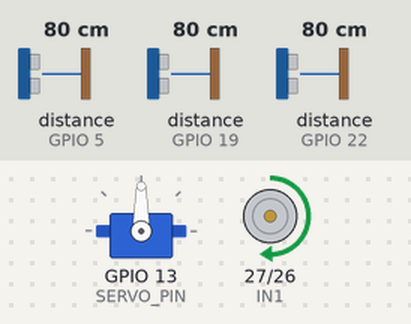
The sketch below on a simulated ESP32. On the bench: servo, motor-driver pin pairs drawn as motors (green arrow = first pin HIGH = forward, orange = second pin HIGH = backward, longer = more drive, scaled by the enable pin). Wiring (inferred from the names in the program): 3 × ultrasonic range finder: trigger GPIO 4, echo GPIO 5 / trigger GPIO 18, echo GPIO 19 / trigger GPIO 21, echo GPIO 22. The test bench sets the inputs (shaded band); at power-on: distance to the obstacle (sensors on GPIO 5, GPIO 19, GPIO 22) 80 cm. The echo pulse lasts 58.3 µs per cm.

Above: at 2.2 s.
2.3 s: distance to the obstacle (sensor on GPIO 5) set to 66 cm
4.0 s: distance to the obstacle (sensor on GPIO 5) set to 57 cm
At 5.2 s:
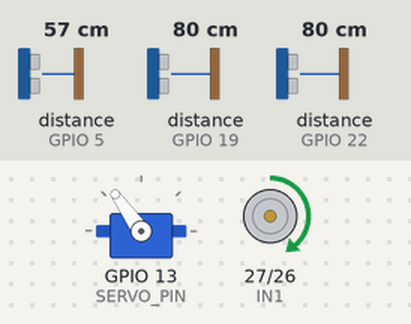
5.5 s: distance to the obstacle (sensor on GPIO 19) set to 2 cm
At 6.5 s:
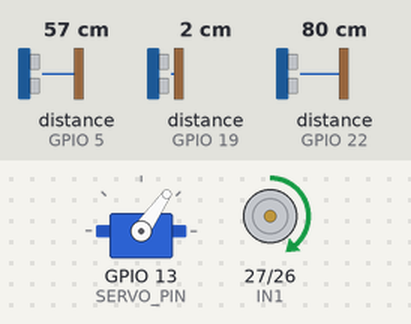
7.6 s: distance to the obstacle (sensor on GPIO 5) set to 120 cm
At 8.4 s:
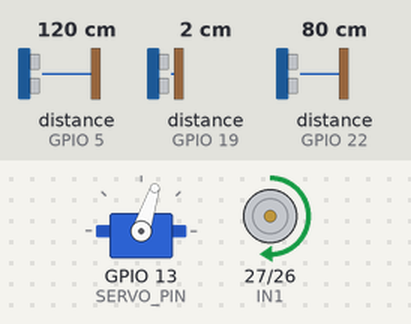
9.1 s: distance to the obstacle (sensor on GPIO 22) set to 75 cm
10.8 s: distance to the obstacle (sensor on GPIO 22) set to 68 cm
At 11.2 s:
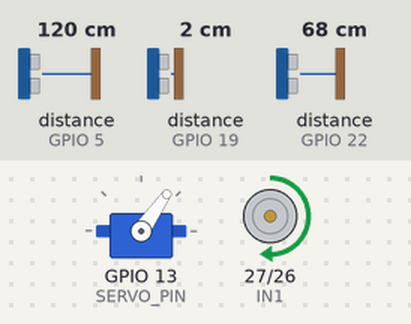
Timing chart, 0 to 13.4 s (numbered marks = the images above; inputs shaded):
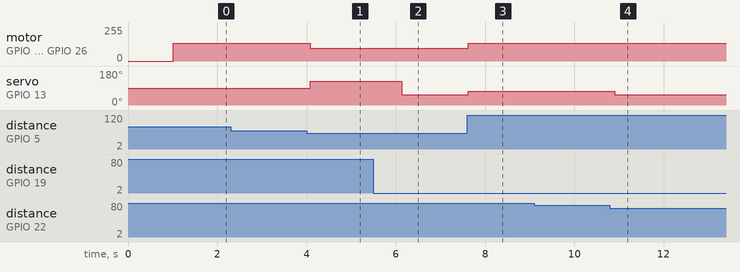

Measured:
- the behaviour switches between 61 and 60 cm on distance to the obstacle (sensor on GPIO 5) (found by bisection; images 0 and 1)
- the behaviour switches between 71 and 70 cm on distance to the obstacle (sensor on GPIO 22) (found by bisection; images 3 and 4)
- after the input at 2.3 s, every drawn part: stays the same
- after the input at 4.0 s, motor on GPIO 27 (IN1) / GPIO 26 (IN2): forward 135/255 → forward 95/255 after 0.09 s; servo on GPIO 13 (SERVO_PIN): 90° → 125° after 0.09 s
- after the input at 5.5 s, servo on GPIO 13 (SERVO_PIN): 125° → 55° after 0.64 s
- after the input at 7.6 s, motor on GPIO 27 (IN1) / GPIO 26 (IN2): forward 95/255 → forward 135/255 at once; servo on GPIO 13 (SERVO_PIN): 55° → 72° at once
- after the input at 9.1 s, every drawn part: stays the same
- after the input at 10.8 s, servo on GPIO 13 (SERVO_PIN): 72° → 55° after 0.10 s

The sketch:

esp32_car.ino
```cpp
#include <ESP32Servo.h>

// ======================================================
//                    PIN DEFINITIONS
// ======================================================

// Ultrasonic Sensors
#define TRIG_FRONT 4
#define ECHO_FRONT 5

#define TRIG_LEFT  18
#define ECHO_LEFT  19

#define TRIG_RIGHT 21
#define ECHO_RIGHT 22

// DC Motor Control (L298N / Driver)
#define IN1        27
#define IN2        26
#define MOTOR_PWM  14

// Servo Motor Control
#define SERVO_PIN  13


// ======================================================
//                    STEERING SETTINGS
// ======================================================

const int STEERING_CENTER    = 90;
const int STEERING_MAX_LEFT  = 55;
const int STEERING_MAX_RIGHT = 125;


// ======================================================
//              SPEED SETTINGS (SLIGHTLY FASTER)
// ======================================================

const int SPEED_NORMAL    = 135;
const int SPEED_CORNER    = 95;
const int SPEED_OBSTACLE  = 100;
const int SPEED_CLEARANCE = 135;


// ======================================================
//                    WALL FOLLOWING
// ======================================================

const float TARGET_DIST     = 20.0;
const float WALL_DEADBAND   = 2.0;
const int WALL_CORRECTION   = 18;


// ======================================================
//                    CORNER SETTINGS
// ======================================================

const float FRONT_CORNER_DIST = 60.0;
const float FRONT_CLEAR_DIST  = 75.0;

const unsigned long MIN_CORNER_TIME = 250;
const unsigned long MAX_CORNER_TIME = 1000;

unsigned long cornerStartTime = 0;
int cornerDirection = STEERING_CENTER;
bool inCorner = false;


// ======================================================
//                    VISION & OBSTACLE DATA
// ======================================================

char visionMode       = 'N';
char obstacleColor    = 'N';
float obstacleError   = 0.0;
float obstacleDistance = 0.0;
int visionSteerAngle  = 90;

float visionLeftArea  = 0.0;
float visionRightArea = 0.0;
int visionTurnCount   = 0;

// Parking marker data (received from vision over UART, header 'M').
// Stored only — no parking maneuver logic is implemented yet.
bool  parkingMarkersFound = false;
float parkingGapError     = 0.0;
float parkingGapWidth     = 0.0;

unsigned long lastObstacleTime = 0;
const unsigned long CLEARANCE_TIME = 500;

unsigned long lastVisionTime = 0;
const unsigned long VISION_TIMEOUT = 500;


// ======================================================
//                    SENSOR FILTERS
// ======================================================

float distFront = 400.0;
float distLeft  = 400.0;
float distRight = 400.0;

float filteredLeft  = 400.0;
float filteredRight = 400.0;

bool filterInitialized = false;
const float FILTER_ALPHA = 0.30;


// ======================================================
//                    SERVO OBJECT
// ======================================================

Servo steeringServo;


// ======================================================
//              ULTRASONIC SENSOR FUNCTION
// ======================================================

float getUltrasonicDistance(int trigPin, int echoPin)
{
    digitalWrite(trigPin, LOW);
    delayMicroseconds(2);

    digitalWrite(trigPin, HIGH);
    delayMicroseconds(10);

    digitalWrite(trigPin, LOW);

    long duration = pulseIn(echoPin, HIGH, 25000);

    if (duration == 0)
        return 400.0;

    return (duration * 0.0343) / 2.0;
}


// ======================================================
//                    READ ALL SENSORS
// ======================================================

void readAllSensors()
{
    float rawFront = getUltrasonicDistance(TRIG_FRONT, ECHO_FRONT);
    float rawLeft  = getUltrasonicDistance(TRIG_LEFT, ECHO_LEFT);
    float rawRight = getUltrasonicDistance(TRIG_RIGHT, ECHO_RIGHT);

    if (!filterInitialized)
    {
        distFront = rawFront;
        filteredLeft = rawLeft;
        filteredRight = rawRight;
        distLeft = rawLeft;
        distRight = rawRight;
        filterInitialized = true;
        return;
    }

    distFront     = 0.35 * rawFront + 0.65 * distFront;
    filteredLeft  = FILTER_ALPHA * rawLeft + (1.0 - FILTER_ALPHA) * filteredLeft;
    filteredRight = FILTER_ALPHA * rawRight + (1.0 - FILTER_ALPHA) * filteredRight;

    distLeft  = filteredLeft;
    distRight = filteredRight;
}


// ======================================================
//             READ & PARSE VISION DATA (SERIAL)
// ======================================================

void readVisionData()
{
    while (Serial.available() > 0)
    {
        String data = Serial.readStringUntil('\n');
        data.trim();

        if (data.length() == 0)
            continue;

        char header = data.charAt(0);
        visionMode = header;

        if (header == 'A')
        {
            sscanf(data.c_str(), "A,%f,%f,%f,%d,%d",
                   &visionLeftArea,
                   &visionRightArea,
                   &obstacleError,
                   &visionSteerAngle,
                   &visionTurnCount);

            obstacleColor = 'N';
            lastVisionTime = millis();
        }
        else if (header == 'R' || header == 'G' || header == 'B')
        {
            char col;
            sscanf(data.c_str(), "%c,%f,%f,%d",
                   &col,
                   &obstacleError,
                   &obstacleDistance,
                   &visionSteerAngle);

            obstacleColor = col;
            lastVisionTime = millis();
        }
        else if (header == 'C')
        {
            obstacleColor = 'C';
            sscanf(data.c_str(), "C,%f", &obstacleError);
            lastVisionTime = millis();
        }
        else if (header == 'M')
        {
            // Parking-gap data from the magenta markers.
            // Parsed and stored only — no maneuver is triggered here.
            int found = 0;
            sscanf(data.c_str(), "M,%d,%f,%f", &found, &parkingGapError, &parkingGapWidth);
            parkingMarkersFound = (found == 1);
            lastVisionTime = millis();
        }
        else if (header == 'N')
        {
            obstacleColor = 'N';
            obstacleDistance = 0.0;
            obstacleError = 0.0;
            visionSteerAngle = STEERING_CENTER;
            lastVisionTime = millis();
        }
    }

    if (millis() - lastVisionTime > VISION_TIMEOUT)
    {
        obstacleColor = 'N';
        visionMode = 'N';
    }
}


// ======================================================
//                    MOTOR CONTROL
// ======================================================

void setMotor(int speed, bool forward)
{
    speed = constrain(speed, 0, 255);

    if (forward)
    {
        digitalWrite(IN1, HIGH);
        digitalWrite(IN2, LOW);
    }
    else
    {
        digitalWrite(IN1, LOW);
        digitalWrite(IN2, HIGH);
    }

    analogWrite(MOTOR_PWM, speed);
}

void stopMotor()
{
    digitalWrite(IN1, LOW);
    digitalWrite(IN2, LOW);
    analogWrite(MOTOR_PWM, 0);
}


// ======================================================
//                    SERVO CONTROL
// ======================================================

void setSteering(int angle)
{
    int clampedAngle = constrain(angle, STEERING_MAX_LEFT, STEERING_MAX_RIGHT);
    int invertedAngle = 180 - clampedAngle;
    steeringServo.write(invertedAngle);
}

void centerSteering()
{
    setSteering(STEERING_CENTER);
}


// ======================================================
//                    CORNER LOGIC
// ======================================================

void startCorner()
{
    if (inCorner) return;

    inCorner = true;
    cornerStartTime = millis();

    if (distRight > distLeft)
        cornerDirection = STEERING_MAX_RIGHT;
    else
        cornerDirection = STEERING_MAX_LEFT;
}

bool handleCorner()
{
    if (!inCorner) return false;

    unsigned long elapsed = millis() - cornerStartTime;

    if (elapsed > MAX_CORNER_TIME)
    {
        inCorner = false;
        centerSteering();
        return false;
    }

    setSteering(cornerDirection);
    setMotor(SPEED_CORNER, true);

    if (elapsed < MIN_CORNER_TIME)
        return true;

    if (distFront > FRONT_CLEAR_DIST)
    {
        inCorner = false;
        centerSteering();
        return false;
    }

    return true;
}

void detectCorner()
{
    if (inCorner) return;

    if (distFront > 0 && distFront < FRONT_CORNER_DIST)
    {
        startCorner();
    }
}


// ======================================================
//                VISION OBSTACLE AVOIDANCE
// ======================================================

bool handleVisionObstacle()
{
    if (obstacleColor == 'N')
        return false;

    if (obstacleDistance <= 0 || obstacleDistance > 50)
        return false;

    if (obstacleColor == 'R')
    {
        lastObstacleTime = millis();
        setSteering(STEERING_MAX_RIGHT);
        setMotor(SPEED_OBSTACLE, true);
        return true;
    }

    if (obstacleColor == 'G')
    {
        lastObstacleTime = millis();
        setSteering(STEERING_MAX_LEFT);
        setMotor(SPEED_OBSTACLE, true);
        return true;
    }

    return false;
}


// ======================================================
//                  CLEARANCE STATE
// ======================================================

bool clearanceState()
{
    if (millis() - lastObstacleTime < CLEARANCE_TIME)
    {
        centerSteering();
        setMotor(SPEED_CLEARANCE, true);
        return true;
    }
    return false;
}


// ======================================================
//               WALL & AREA VISION FOLLOWING
// ======================================================

void wallFollowing()
{
    int steering = STEERING_CENTER;

    if (visionMode == 'A')
    {
        steering = visionSteerAngle;
    }
    else
    {
        if (distRight < 70.0 && distLeft >= 70.0)
        {
            float error = distRight - TARGET_DIST;
            if (abs(error) <= WALL_DEADBAND)
                steering = STEERING_CENTER;
            else if (error > 0)
                steering = STEERING_CENTER + WALL_CORRECTION;
            else
                steering = STEERING_CENTER - WALL_CORRECTION;
        }
        else if (distLeft < 70.0 && distRight >= 70.0)
        {
            float error = distLeft - TARGET_DIST;
            if (abs(error) <= WALL_DEADBAND)
                steering = STEERING_CENTER;
            else if (error > 0)
                steering = STEERING_CENTER - WALL_CORRECTION;
            else
                steering = STEERING_CENTER + WALL_CORRECTION;
        }
        else if (distLeft < 70.0 && distRight < 70.0)
        {
            float centerError = distLeft - distRight;
            if (abs(centerError) > 2.0)
                steering = STEERING_CENTER - (int)(centerError * 2.0);
            else
                steering = STEERING_CENTER;
        }
    }

    setSteering(steering);
    setMotor(SPEED_NORMAL, true);
}


// ======================================================
//                        SETUP
// ======================================================

void setup()
{
    Serial.begin(115200);
    // Prevents readStringUntil() in readVisionData() from blocking the main
    // loop for up to the default 1000ms if a line arrives without its '\n'
    // terminator (communication-layer fix only — no driving logic changed).
    Serial.setTimeout(10);

    pinMode(TRIG_FRONT, OUTPUT);
    pinMode(ECHO_FRONT, INPUT);

    pinMode(TRIG_LEFT, OUTPUT);
    pinMode(ECHO_LEFT, INPUT);

    pinMode(TRIG_RIGHT, OUTPUT);
    pinMode(ECHO_RIGHT, INPUT);

    pinMode(IN1, OUTPUT);
    pinMode(IN2, OUTPUT);
    pinMode(MOTOR_PWM, OUTPUT);

    ESP32PWM::allocateTimer(0);
    ESP32PWM::allocateTimer(1);
    ESP32PWM::allocateTimer(2);
    ESP32PWM::allocateTimer(3);

    steeringServo.setPeriodHertz(50);
    steeringServo.attach(SERVO_PIN, 500, 2500);

    centerSteering();
    stopMotor();
    lastVisionTime = millis();

    delay(1000);
}


// ======================================================
//                      MAIN LOOP
// ======================================================

void loop()
{
    readAllSensors();
    readVisionData();

    if (handleVisionObstacle())
    {
        delay(15);
        return;
    }

    if (clearanceState())
    {
        delay(15);
        return;
    }

    if (handleCorner())
    {
        delay(15);
        return;
    }

    detectCorner();
    if (inCorner)
    {
        handleCorner();
        delay(15);
        return;
    }

    wallFollowing();

    if (visionTurnCount >= 12)
    {
        stopMotor();
        while (true) {
            // Stop vehicle upon completing 3 laps
        }
    }

    delay(15);
}
```
